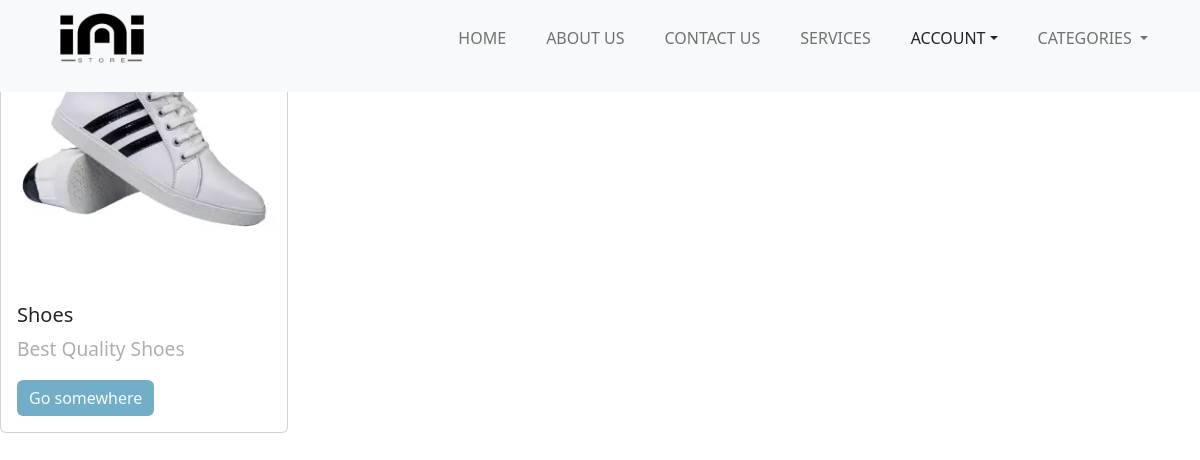
/category.php?id=1, run on the app's committed database.
### tables this page shows
CREATE TABLE `products` (
  `prod_id` int(11) NOT NULL,
  `prodname` varchar(100) NOT NULL,
  `prodprice` int(11) NOT NULL,
  `prodimage` varchar(255) NOT NULL,
  `Prod_Desc` varchar(255) NOT NULL,
  `Prod_Category` int(11) DEFAULT NULL
);

### category.php (the view, shortened to what this page needs)
<?php
include 'header.php';
?>
<!DOCTYPE html>
<html lang="en">
<head>
    <link href="https://cdn.jsdelivr.net/npm/bootstrap@5.3.2/dist/css/bootstrap.min.css" rel="stylesheet">
</head>
<body>
</body>
</html>
<?php
                $con = mysqli_connect("localhost","root","", "online_carts");
                $prod_id= $_GET['id'];
                $query= "SELECT * FROM `products` where prod_Category = $prod_id";
                $result= mysqli_query($con, $query);
                while($opt= mysqli_fetch_assoc($result)){
                 ?>
<div class="card" style="width: 18rem;">
  <img src="admin/<?php echo $opt['prodimage'] ?>" class="card-img-top" alt="...">
  <div class="card-body">
    <h5 class="card-title"><?php echo $opt['prodname'] ?></h5>
    <p class="card-text"><?php echo $opt['Prod_Desc'] ?></p>
    <a href="#" class="btn btn-primary">Go somewhere</a>
  </div>
</div>
                 <?php } ?>

### style.css (style rules this page uses)
:root { --accent-color: #717171; --white-color: #fff; --black-color: #000; --gray-color: #F3F3F3; --gray-color-300: #D8D8D8; --gray-color-500: #AEAEAE; --gray-color-800: #3A3A3A; --light-gray-color: #D7DDDF; --primary-color: #72AEC8; --bs-primary-rgb: 114,174,200; --light-color: #f8f9fa; --dark-color: #212529; --light-blue-color: #EDF1F3; --navbar-color-color: #131814; --swiper-theme-color: #4A4A4A; --swiper-pagination-color: #4A4A4A; }
:root { --body-font : "Lato", sans-serif; --heading-font : "Jost", sans-serif; }
*, *::before, *::after { -webkit-box-sizing: border-box; -moz-box-sizing: border-box; box-sizing: border-box; }
html { box-sizing: border-box; }
body { font-family: var(--body-font); font-size: 14px; font-weight: 500; line-height: 1.6; margin: 0; }
p { font-size: 1.2em; color: var(--gray-color-500); }
a { color: var(--dark-color); text-decoration: none; transition: 0.3s color ease-out; }
.btn.btn-primary { background: var(--primary-color); color: var(--light-color); border: none; }

### data on the page
products: prodimage (picture), prodname "Shoes", Prod_Desc "Best Quality Shoes"
